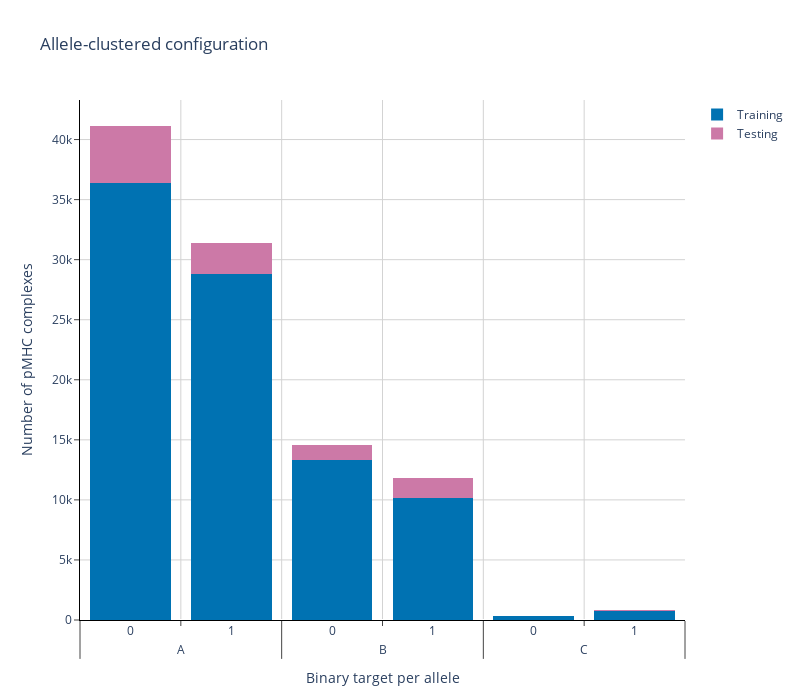

Notebook source saved alongside this figure:
### Markdown cell above
## Plotting distribution of binary target for allele clustering (Dario's dendrograms)
### Highlighting training and testing

### Code cell
data_grouped = (csv_data_hdf5.groupby(['cl_allele', 'allele_type', 'binary'])
                    .count()
                    .reset_index()[['cl_allele', 'allele_type', 'binary', 'ID']])
data_grouped = data_grouped[data_grouped.allele_type != 'E']
colors = ['#0072B2', '#CC79A7']
patter_shape = ['x', '+']

fig = go.Figure()

plot_df = data_grouped[data_grouped.cl_allele == 0]
fig.add_trace(
    go.Bar(
        x=[plot_df.allele_type, plot_df.binary],
        y=plot_df['ID'],
        name='Training',
        marker_color=colors[0],
        # marker_pattern_shape=patter_shape[0]
        ),
)

plot_df = data_grouped[data_grouped.cl_allele == 1]
fig.add_trace(
    go.Bar(
        x=[plot_df.allele_type, plot_df.binary],
        y=plot_df['ID'],
        name='Testing',
        marker_color=colors[1],
        # marker_pattern_shape=patter_shape[1]
        ),
)

fig.update_layout(
    plot_bgcolor='white',
    width=800,
    height=700, 
    xaxis=dict(title_text="Binary target per allele"),
    yaxis=dict(title_text="Number of pMHC complexes"),
    barmode="stack",
    legend_traceorder="normal",
    title = "Allele-clustered configuration",
)

fig.update_traces(marker_line_color='rgb(0,0,0)',
                  marker_line_width=0.0)

fig.update_xaxes(
    ticks='outside',
    showline=True,
    linecolor='black',
    gridcolor='lightgrey'
)
fig.update_yaxes(
    ticks='outside',
    showline=True,
    linecolor='black',
    gridcolor='lightgrey'
)
fig.show()
fig.write_image("cl_allele_type_binary.png")

### Figure 1 — Plotly figure (JSON) as saved in the notebook; plotly's stock layout.template omitted (floating-point values rounded to 4 significant figures)
{"data": [{"marker": {"color": "#0072B2", "line": {"color": "rgb(0,0,0)", "width": 0}}, "name": "Training", "type": "bar", "x": [["A", "A", "B", "B", "C", "C"], [0, 1, 0, 1, 0, 1]], "y": [36351, 28848, 13280, 10191, 295, 777]}, {"marker": {"color": "#CC79A7", "line": {"color": "rgb(0,0,0)", "width": 0}}, "name": "Testing", "type": "bar", "x": [["A", "A", "B", "B", "C", "C"], [0, 1, 0, 1, 0, 1]], "y": [4777, 2545, 1286, 1644, 55, 92]}], "layout": {"barmode": "stack", "height": 700, "legend": {"traceorder": "normal"}, "plot_bgcolor": "white", "title": {"text": "Allele-clustered configuration"}, "width": 800, "xaxis": {"gridcolor": "lightgrey", "linecolor": "black", "showline": true, "ticks": "outside", "title": {"text": "Binary target per allele"}}, "yaxis": {"gridcolor": "lightgrey", "linecolor": "black", "showline": true, "ticks": "outside", "title": {"text": "Number of pMHC complexes"}}}}
